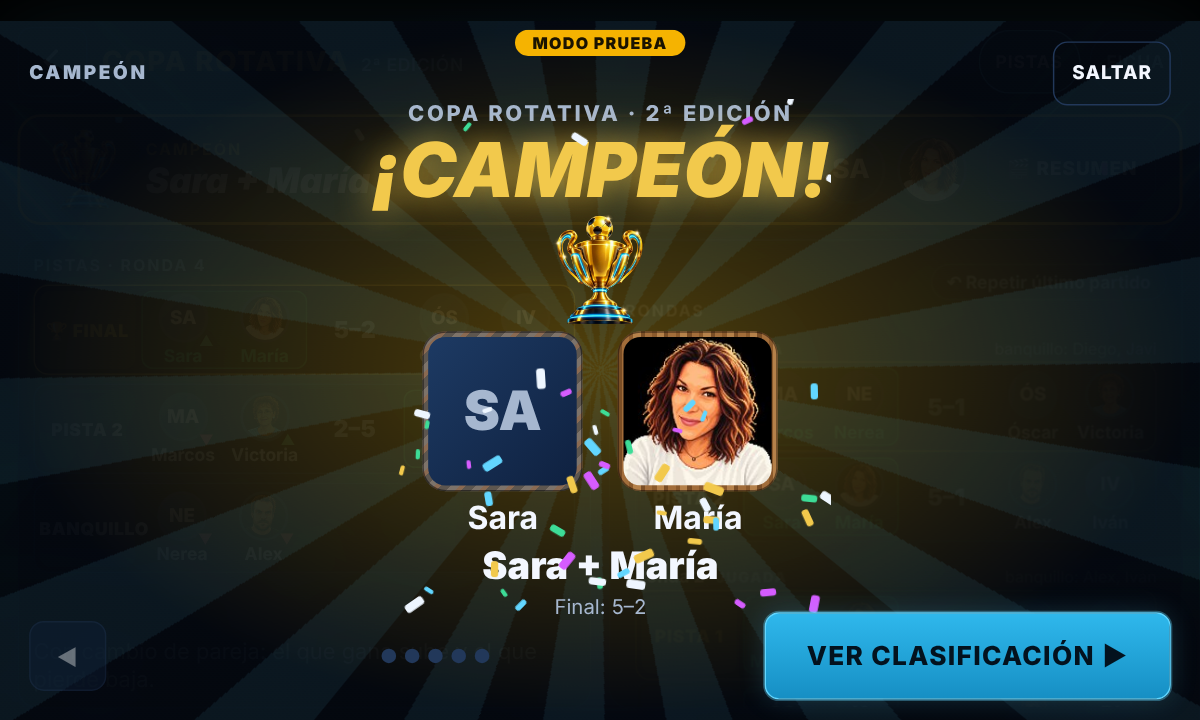
#> input picture cer-0.png, 1200 x 720 px
$ python diff_rect.py ../cer-0.png ../cer-1.png
#> lines starting #> are read from the running program, lines starting #| are printed output that depends on the picture; after the words box and inside, x2 and y2 are one past the last pixel; in counts of white or black regions, pixels touching at a corner belong together
"""Rectángulo que cambia entre dos PNG de 800×480 (sin contar píxeles sueltos): imprime «x y w h» o «nada»."""
import sys

from PIL import Image, ImageChops, ImageFilter

a = Image.open(sys.argv[1]).convert("RGB")
#> a is the input picture: PIL image 1200x720 RGB; mean R, G, B 37.9, 44.1, 38.2
b = Image.open(sys.argv[2]).convert("RGB")
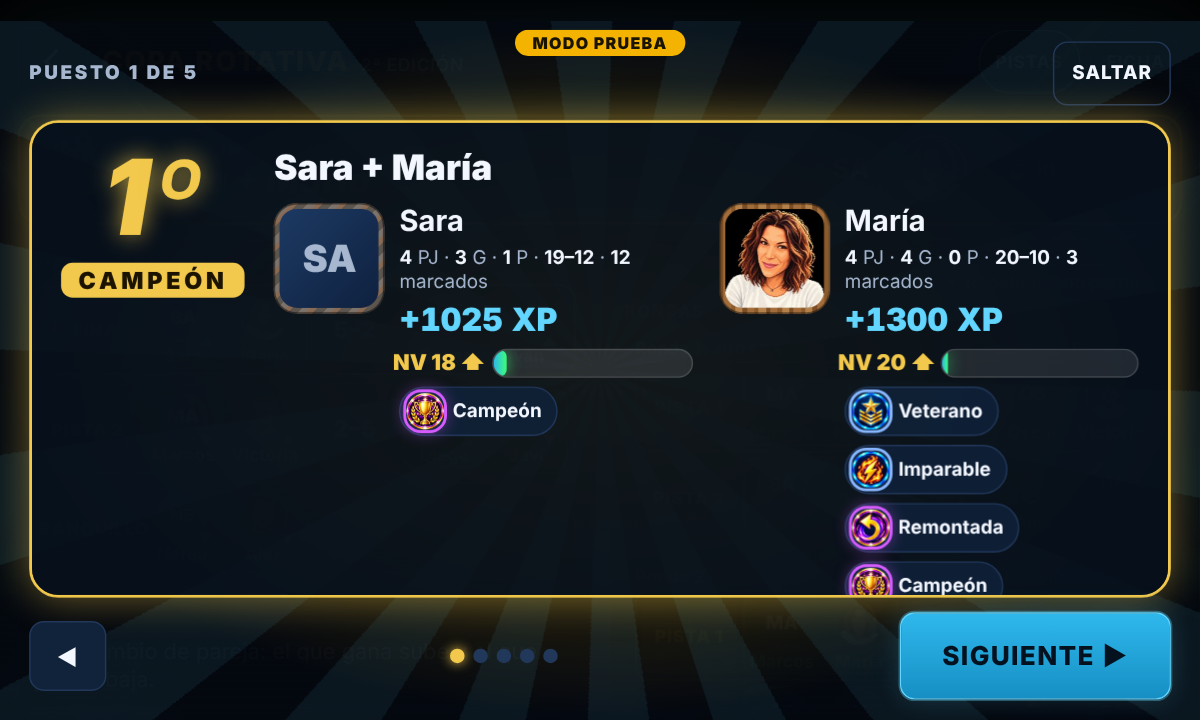
#> input picture cer-1.png, 1200 x 720 px
#> b is the input picture: PIL image 1200x720 RGB; mean R, G, B 27.5, 36.2, 39.6
d = ImageChops.difference(a, b).convert("L").point(lambda v: 255 if v > 6 else 0)
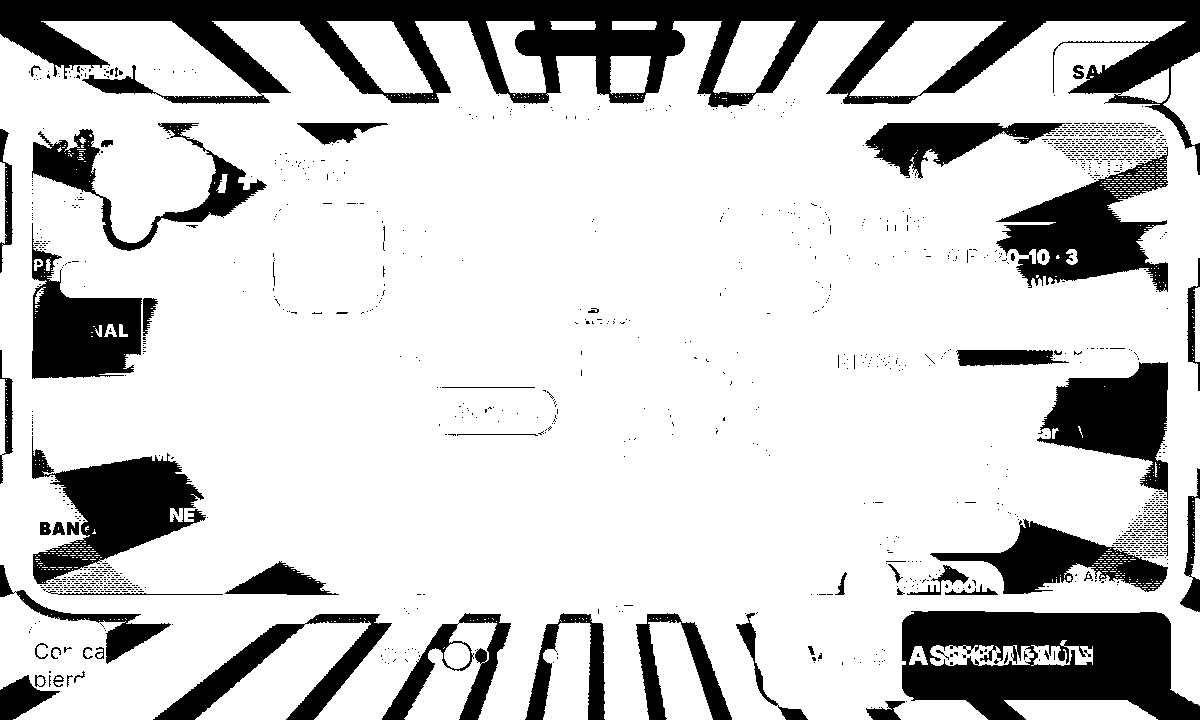
#> d: PIL image 1200x720 L; 79.8% white; 1517 black regions (1455 under 20 px), largest, box (x1, y1, x2, y2) and area: (0, 0, 1200, 175) 57203, (902, 611, 1200, 720) 22764, (32, 436, 206, 584) 11338
# Se borran los puntos sueltos (ruido del difuminado) y luego se recupera el borde de lo que sí cambia.
d = d.filter(ImageFilter.MinFilter(3)).filter(ImageFilter.MaxFilter(7))
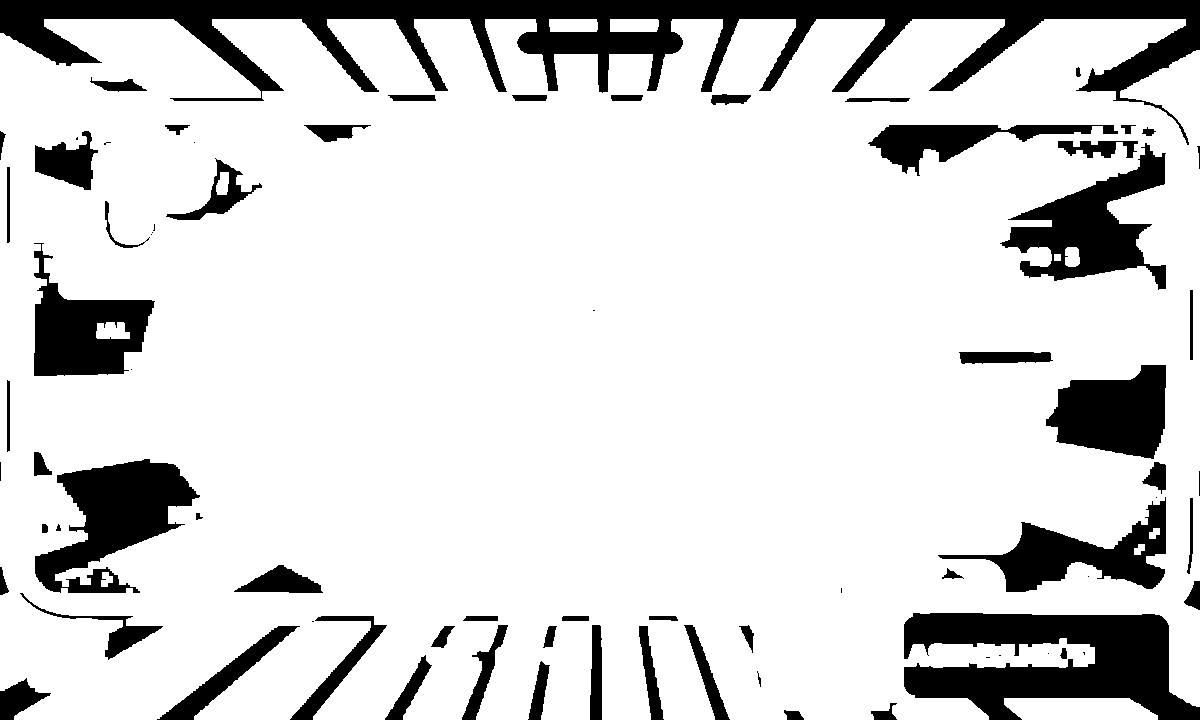
#> d: PIL image 1200x720 L; 84% white; 77 black regions (17 under 20 px), largest, box (x1, y1, x2, y2) and area: (0, 0, 1200, 145) 44329, (904, 613, 1200, 720) 19679, (35, 459, 200, 593) 10906
box = d.getbbox()
#> box = (0, 19, 1200, 720)
if not box:
    print("nada")
else:
    x0, y0, x1, y1 = box
#> x0 = 0; y0 = 19; x1 = 1200; y1 = 720
    print(x0, y0, x1 - x0, y1 - y0)
#| 0 19 1200 701
